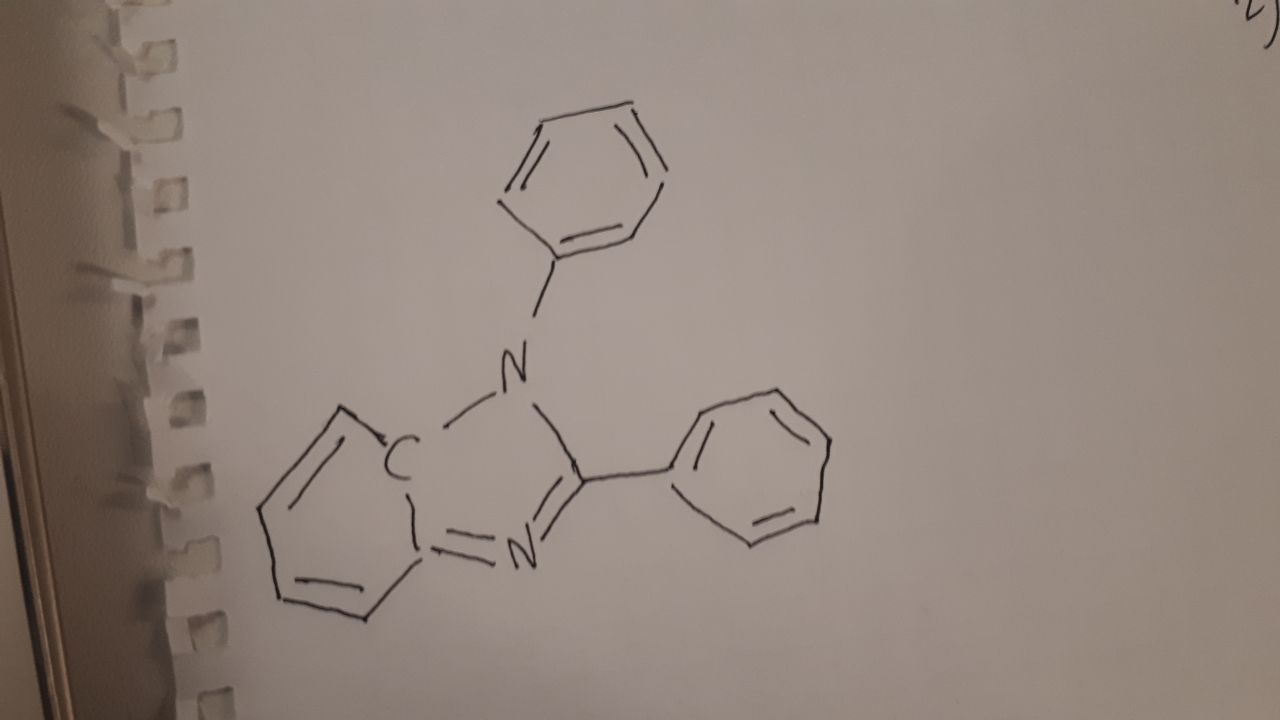
#> input picture img_storage/1.jpg, 1280 x 720 px, found by its file name
$ jupyter execute Copy_of_hack.ipynb   (older library calls are emulated)
#> lines starting #> are read from the running program, lines starting #| are printed output that depends on the picture; after the words box and inside, x2 and y2 are one past the last pixel; in counts of white or black regions, pixels touching at a corner belong together
<a href="https://colab.research.google.com/github/Anthonyvol/abstract_dog/blob/issue-1/Copy_of_hack.ipynb" target="_parent"></a>

[cell 1]
import cv2
import numpy as np
from matplotlib import pyplot as plt
from google.colab.patches import cv2_imshow

[cell 2]
'''
It cleans img from noise
'''
def clear_img(file_name):
#> called with file_name = '1.jpg'
  img = cv2.imread(file_name, 0)
#> img: shape (720, 1280); min 14, max 168, mean 136.3

  dilated_img = cv2.dilate(img, np.ones((7,7), np.uint8))
  bg_img = cv2.medianBlur(dilated_img, 21)
  diff_img = 255 - cv2.absdiff(img, bg_img)
  norm_img = diff_img.copy()
  cv2.normalize(diff_img, norm_img, alpha=0, beta=255, norm_type=cv2.NORM_MINMAX, dtype=cv2.CV_8UC1)
  _, thr_img = cv2.threshold(norm_img, 230, 0, cv2.THRESH_TRUNC)
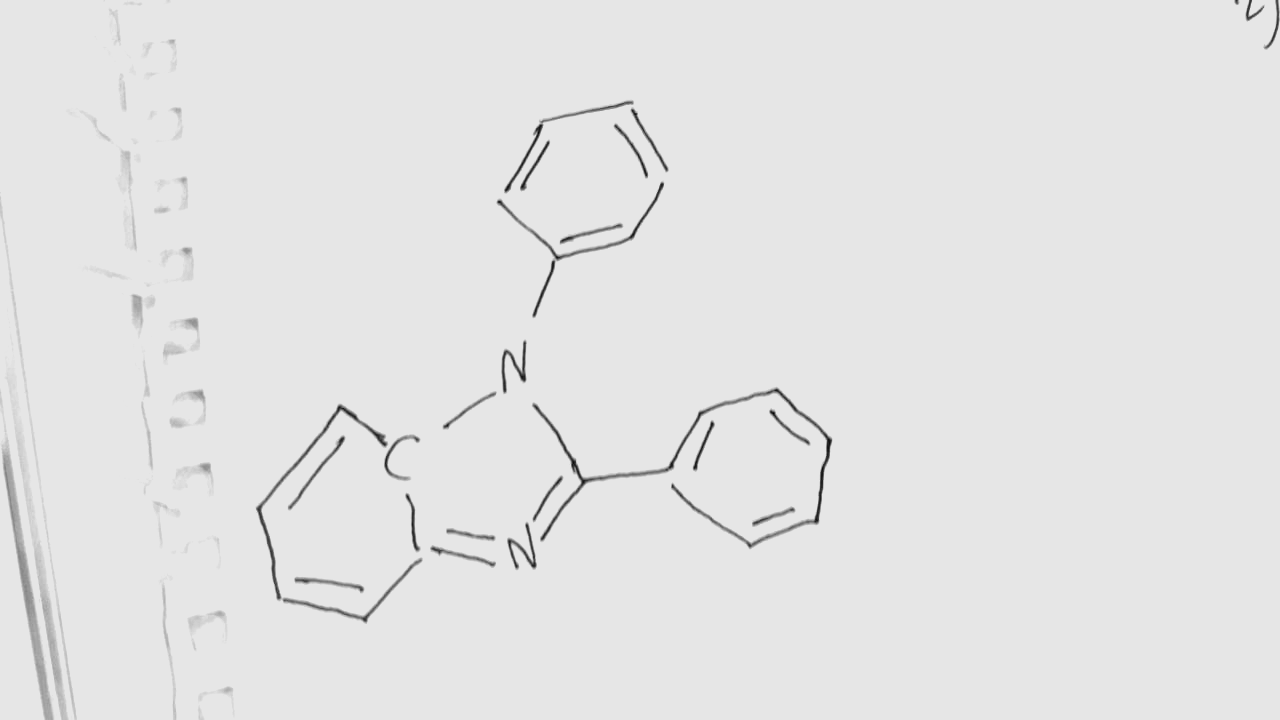
#> thr_img: shape (720, 1280); min 0, max 230, mean 227.9
  cv2.normalize(thr_img, thr_img, alpha=0, beta=255, norm_type=cv2.NORM_MINMAX, dtype=cv2.CV_8UC1)
  thr_img[thr_img < 240] = 0
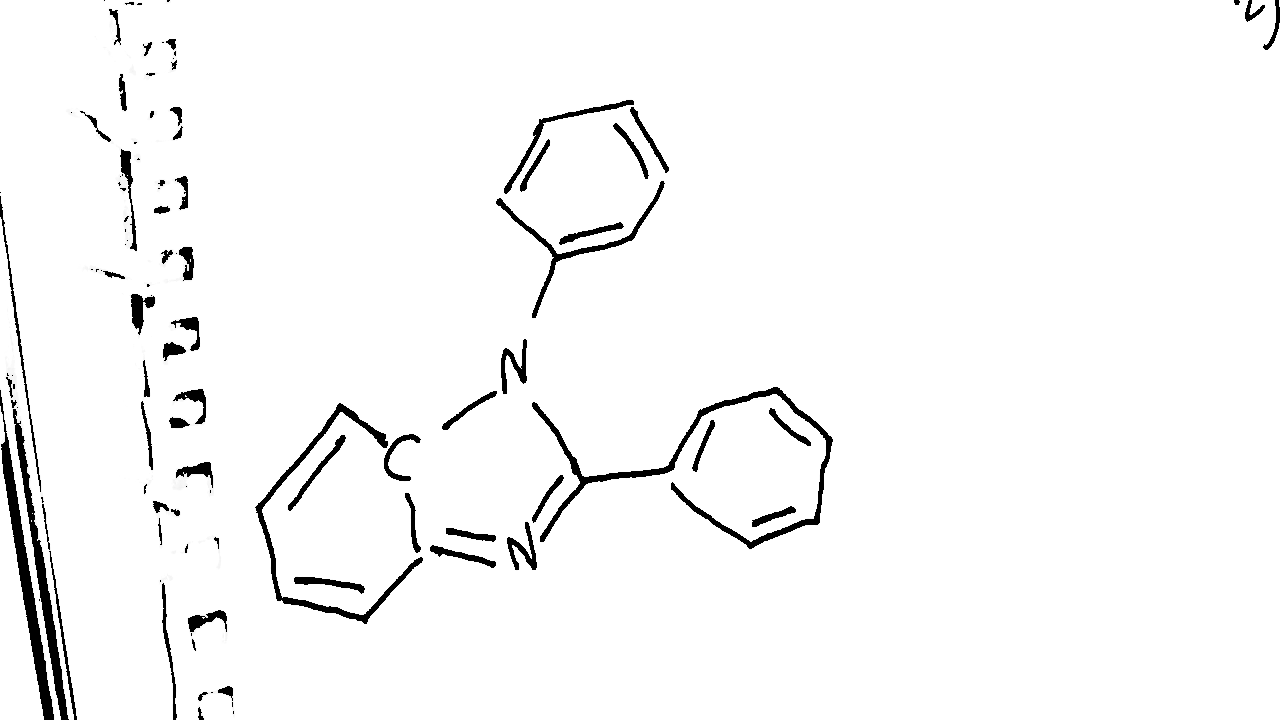
#> thr_img: shape (720, 1280); min 0, max 255, mean 247.2
  cv2.imwrite("c_" + file_name, thr_img)

'''
It resizes image
'''
def resize_img(img, scale):
  return cv2.resize(img,(img.shape[1] * scale, img.shape[0] * scale))

'''
Finding edges
'''
def define_edged(img, min, max):
  return cv2.Canny(img, min, max)

'''
Finding contours
'''
def get_contours(edged):
  return cv2.findContours(edged, cv2.RETR_EXTERNAL, cv2.CHAIN_APPROX_SIMPLE)[-2:]

[cell 3]
clear_img("1.jpg")

img = cv2.imread('c_1.jpg')
#> img: shape (720, 1280, 3); min 0, max 255, mean 247.2

plt.imshow(img), plt.show()
plt.imsave('big.jpg', resize_img(img, 3))

[cell 4]
image = cv2.imread('3.jpg')
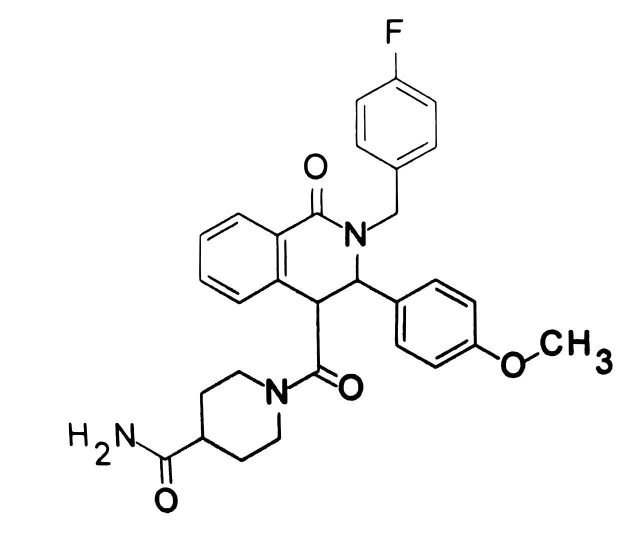
#> input picture tonyStarkWorks/3.jpg, 1280 x 1071 px, found by its file name (shown at 1/2 size)
#> image is the input picture: shape (1071, 1280, 3); min 0, max 255, mean 248.4

edged = define_edged(image, 30, 200)
#> in define_edged, `return cv2.Canny(img, min, max)`:
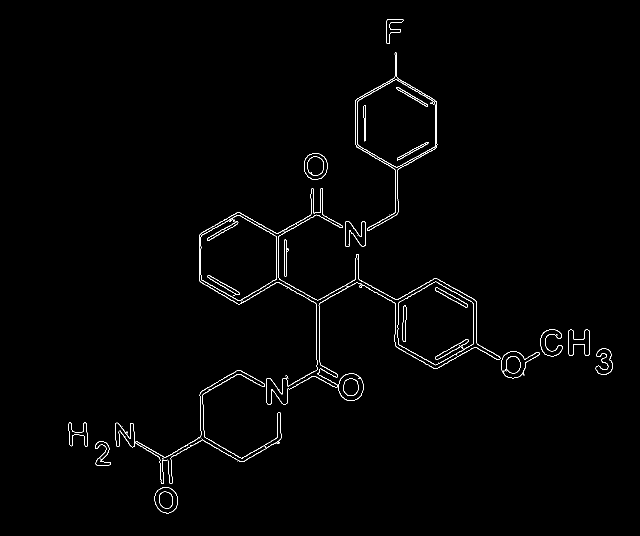
#> returned value: shape (1071, 1280) (shown at 1/2 size); 0.98% white in thin lines or dots, all inside (x1, y1, x2, y2) = (137, 38, 1226, 1027)
contours, hierarchy = get_contours(edged)
#> contours = 18 contours; largest, box (x1, y1, x2, y2) and area: (711, 105, 875, 462) 23527, (401, 430, 554, 602) 19656, (795, 563, 948, 731) 18920, (271, 740, 563, 968) 4600, (1002, 702, 1079, 757) 2299

image[::] = 255
#> image: shape (1071, 1280, 3); 5.14% of pixels changed, all inside (x1, y1, x2, y2) = (136, 32, 1232, 1032)
cv2.drawContours(image, contours, -1, (0, 255, 0), 3)
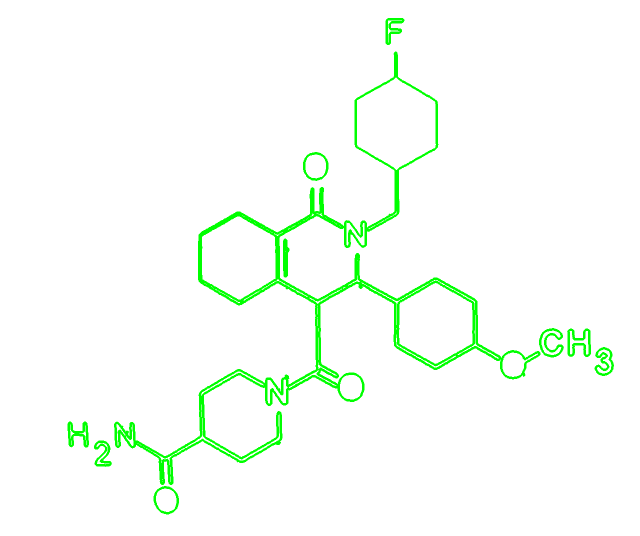
#> image: shape (1071, 1280, 3) (shown at 1/2 size); mean B, G, R 247, 255, 247

plt.imshow(image)
plt.show()

[cell 5]
import cv2
import numpy as np
from google.colab.patches import cv2_imshow
from matplotlib import pyplot as plt


img = cv2.imread('3.jpg')
gray = cv2.cvtColor(img, cv2.COLOR_BGR2GRAY)
gray = np.float32(gray)
dst = cv2.cornerHarris(gray, 30, 3, 0.04)
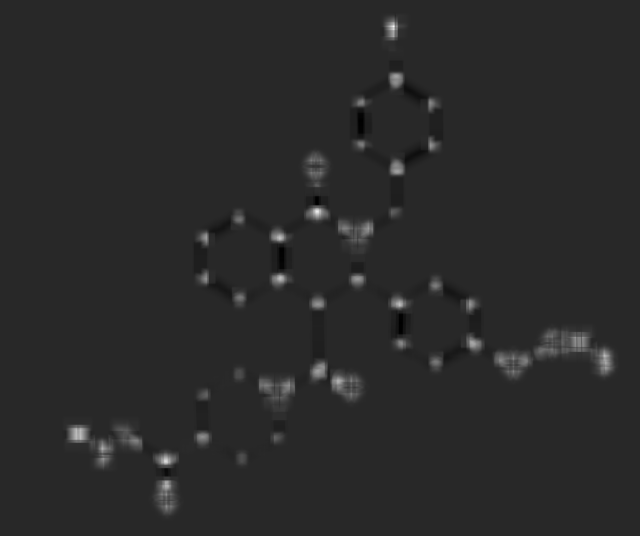
#> dst: shape (1071, 1280) float32 (shown at 1/2 size); min -7898307.5, max 41551488, mean 342329.7; drawn with min black and max white
ret, dst = cv2.threshold(dst, 0.1*dst.max(), 255, 0)
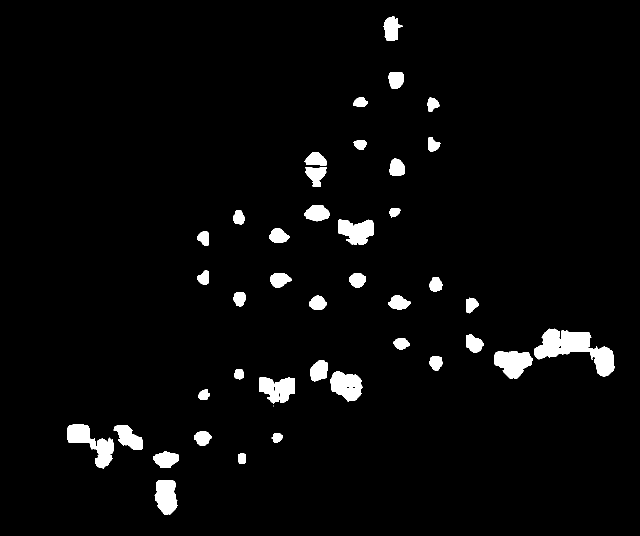
#> dst: shape (1071, 1280) float32 (shown at 1/2 size); 3.4% white; 42 white regions (1 under 20 px), largest, box (x1, y1, x2, y2) and area: (1068, 657, 1230, 753) 6686, (988, 703, 1066, 758) 2914, (661, 742, 726, 803) 2724
#> ret = 4155148.8
dst = np.uint8(dst)
ret, labels, stats, centroids = cv2.connectedComponentsWithStats(dst)
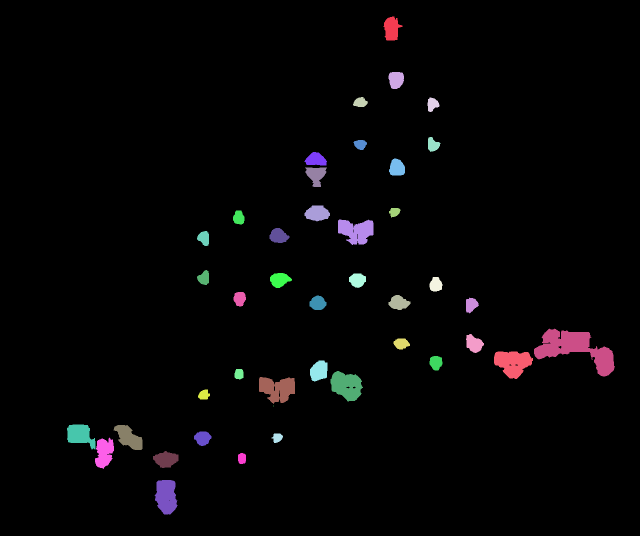
#> labels: shape (1071, 1280) int32 (shown at 1/2 size); 43 distinct labels, from 0 to 42; one colour per label, 0 black
#> ret = 43; stats = 43 rows, first 6: [0, 0, 1280, 1071, 1323858], [767, 33, 38, 48, 1205], [777, 144, 31, 34, 867], [706, 194, 30, 20, 422], [855, 195, 24, 29, 472], [856, 274, 25, 30, 498]; centroids = 43 pairs, first value 160.1 to 1150, second value 57.08 to 992.3
criteria = (cv2.TERM_CRITERIA_EPS + cv2.TERM_CRITERIA_MAX_ITER, 100, 0.001)
corners = cv2.cornerSubPix(gray, np.float32(centroids), (5,5), (-1,-1), criteria)
#> corners = 43 pairs, first value 160.1 to 1150, second value 57.68 to 992.3

#for i in range(1, len(corners)):
    #print(corners[i])
#img[dst>0.1*dst.max()]=[0,0,255]
for i in range(1, len(corners)):
    #print(corners[i,0])
    cv2.circle(img, (int(corners[i,0]), int(corners[i,1])), 20, (0,255,0), 3)
#> this loop made 42 passes
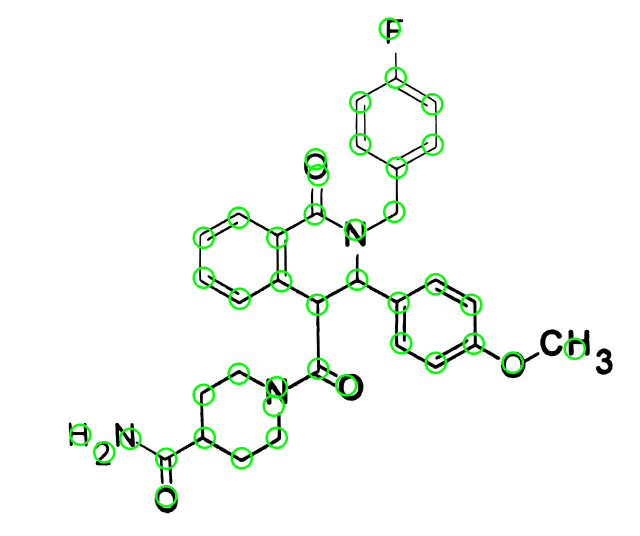
#> img: shape (1071, 1280, 3) (shown at 1/2 size); 1.87% of pixels changed, all inside (x1, y1, x2, y2) = (138, 35, 1172, 1015)
plt.imshow(img)
cv2.waitKey(0)
cv2.destroyAllWindows
